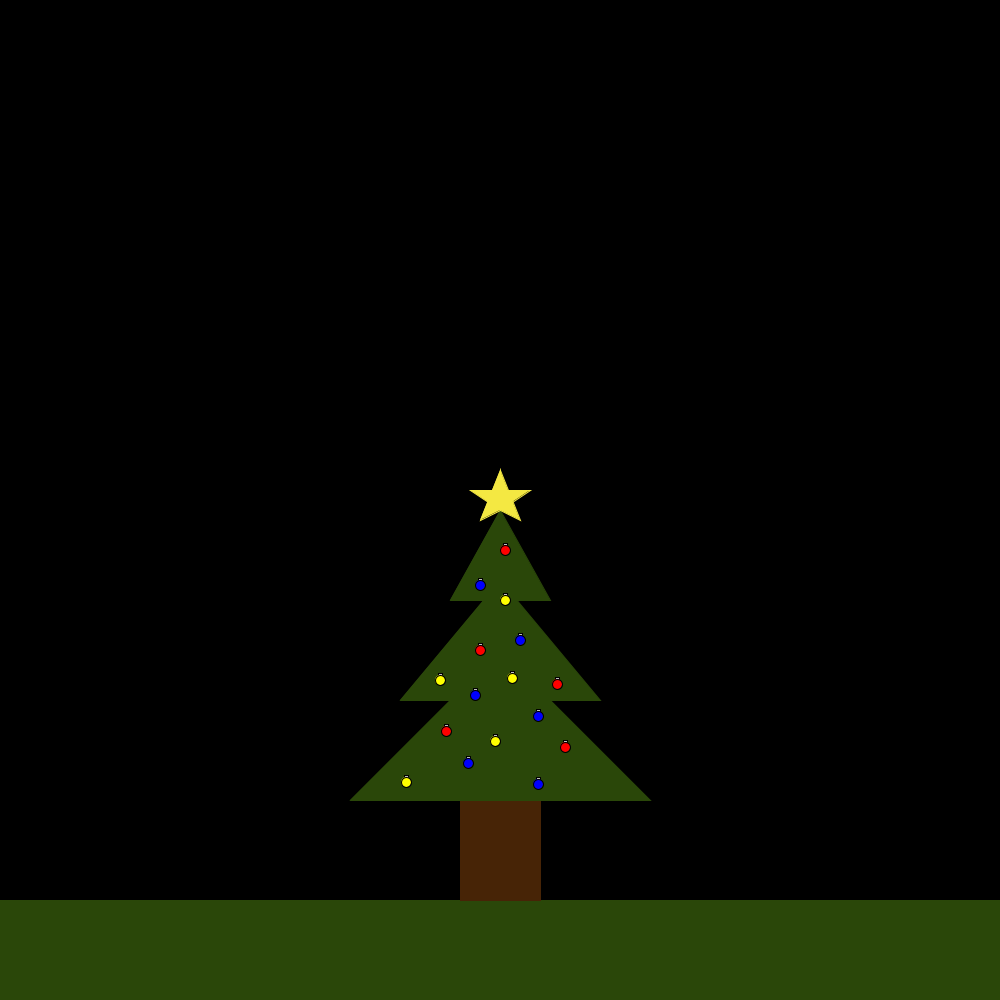
Frame 1 (no input)
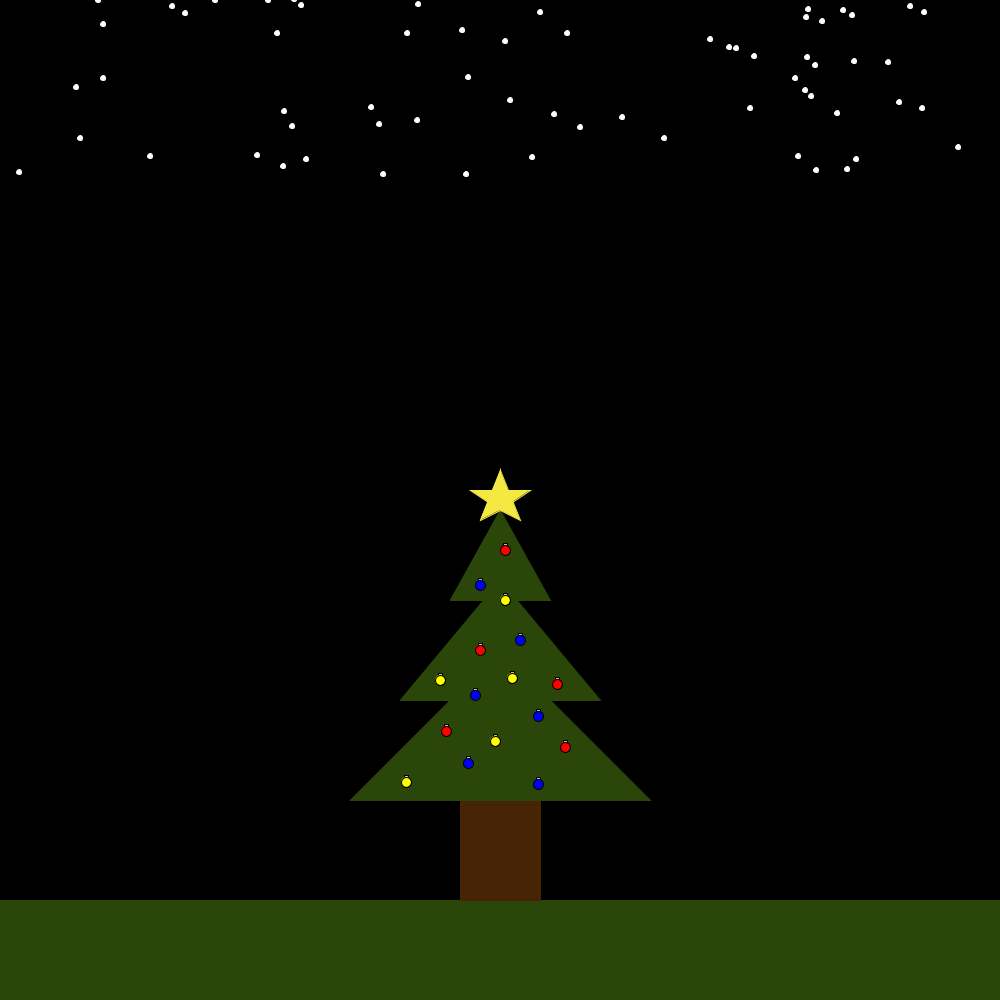
Frame 60 (the mouse pressed at the canvas centre just before this capture)
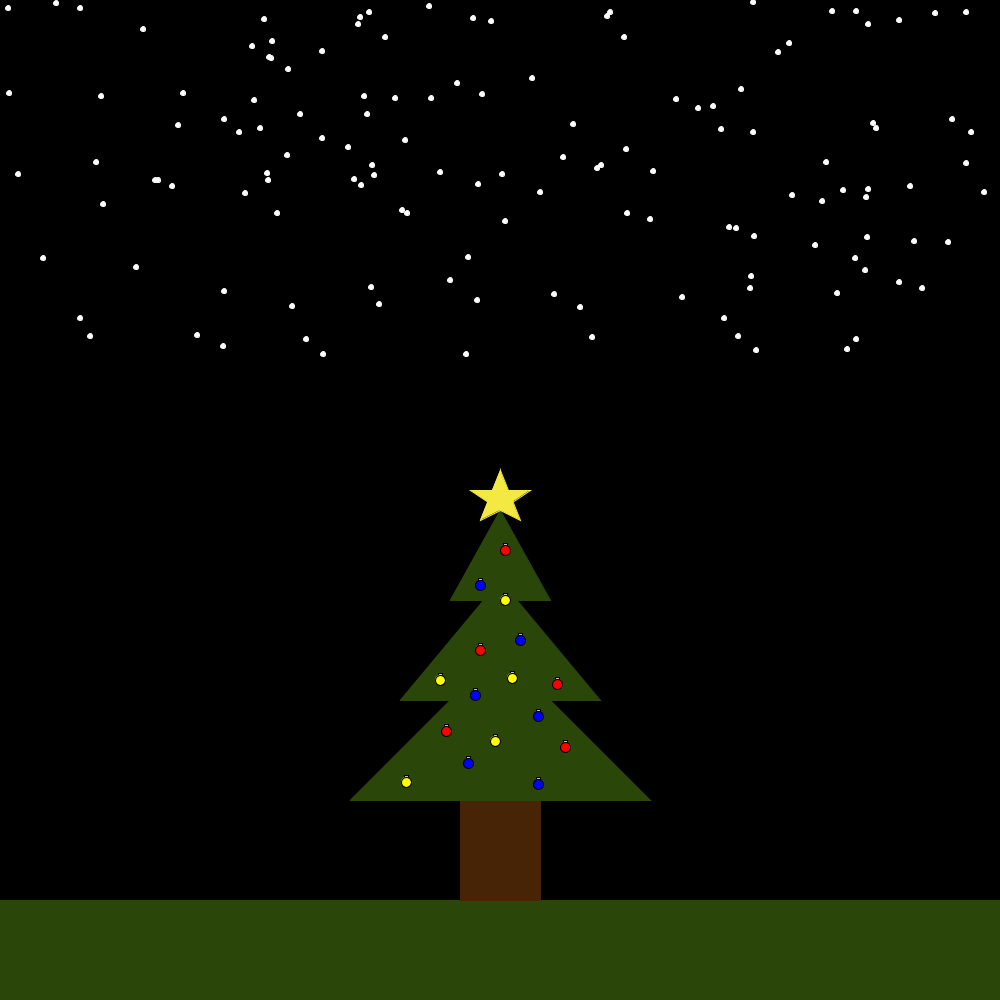
Frame 120 (the mouse held since frame 60 and released just before this capture)

The Processing sketch that drew these frames (run headless with seeded random() and noise(); from frame 60 on, the mouse is pressed at the canvas centre):

// Processing sketch: HolidayCard
// ── HolidayCard.pde
Snow[] storm = new Snow[1500];
Bulbs[] dec = {new Bulbs(480,585,2), new Bulbs(505,550,1), new Bulbs(505,600,3), new Bulbs(440,680,3), new Bulbs(480,650,1), new Bulbs(520,640,2),
new Bulbs(512, 678, 3), new Bulbs(475,695,2), new Bulbs(557,684,1), new Bulbs(538,716,2), new Bulbs(446,731,1), new Bulbs(495,741,3), new Bulbs(565,747,1),
new Bulbs(468,763,2), new Bulbs(406,782,3), new Bulbs(538,784,2)};

Star treetop = new Star(500,510);
SnowCover gcolor = new SnowCover();
Bulbs ltest;
Tree test;
int i;

void setup()
{
  size (1000,1000);
  background(0);
  frameRate(120);
  
  test = new Tree(500,850);
  //snowflake assingnment
  for(int i = 0; i < storm.length; i++)
    {
      storm[i] = new Snow( (int)random(0,1000), (int)random(-5000,0));
    }
}
//////////////////////////////////////////////////////
void draw()
{
  background(0);//reset the background to erase previous flake locations
  drawGround();
  test.drawTree();
  treetop.drawStar();
  drawBulbs();;for(i = 0; i < storm.length; i++)//for every snowflake
  {
      fill(255);
      storm[i].moveSnow(); //move them downward         
      groundcolor(); //and if the y position is at the bottom of the screen, incrament the cover counter
   }
  System.out.println(mouseX + "  " + mouseY);
}

/*//////////////////////////////////////////////////////
after this is just methods that are used to clean up the above code
//////////////////////////////////////////////////////*/

public void drawBulbs()//draws the bulb objects
{
  for(int i = 0; i < dec.length; i++){
    dec[i].drawBulb();
  }
}
//////////////////////////////////////////////////////
public void drawGround()//draws the ground
{
  setgroundfill();
  noStroke();
  rect(0,900,1000,100);
  //draw the rectangle at the botom of the screen
}
//////////////////////////////////////////////////////
public void setgroundfill()//sets the fill color of the ground
{
  fill( ( 42+gcolor.getCover() ), ( 71+gcolor.getCover() ), ( 9+gcolor.getCover() ) );
  //color of the ground is the ground cover variable plus the starting green ground
}
//////////////////////////////////////////////////////
public void groundcolor()
{
  if(storm[i].getY()==storm[i].getAlt()&&gcolor.getCover()<255){gcolor.moreSnow(1);}
}
//////////////////////////////////////////////////////
public void keyPressed()
{
  if (key == 'p') gcolor.setCover(0); //press p to shovel the snow
}

// ── Lights.pde
public class Bulbs{
  private int x;
  private int y;
  private color z;
  color red1 = #FF0000;
  color blue1 = #0000FF;
  color yellow1 = #FFFF00;
 
  public Bulbs(int a, int b, int c)
  {
    if(c == 1) z = red1;
    if(c == 2) z = blue1;
    if(c == 3) z = yellow1;
    x=a;y=b;
  }
  public void drawBulb()
  {
    fill(192,192,192);
    stroke(0);
    rect(x-2,y-7,4,4);
    fill(z);
    stroke(0);
    ellipse(x,y,10,10);  
  }
  
}

// ── NotSnow.pde
public class Snow{
  Wind snow = new Wind((int)random(-2,2));
  private int x = 0;
  private int y = 0;
  private int alt = (int)random(900,1000);
  
  public Snow(int a, int b){
    x = a;
    y = b;
  }//constructor
  
  public int getY(){
    return y;
  }
  
  public int getAlt(){
   return alt; 
  }
  void drawFlake(int c){
    ellipse(x,y,5,5);
    stroke(255);
    fill(c);
  }//drawFlake
  
  public void moveSnow(){
    drawFlake(255);
    y+=3;
    x+=snow.getSpeed();
    
    if(y==alt){}
    
    if(y>alt||x==0){
      y=0;
      x=(int)random(0,1000);
      snow.setSpeed((int)random(-2,2));
    }//if
  }//movesnow
  
}

// ── SnowCover.pde
public class SnowCover{
  public int cover = 0;
  public SnowCover(){}
  
  public void moreSnow(){
    cover++;
  }
  public void moreSnow(int c){
    cover = cover + c;
  }
  public int getCover(){
    return cover;
  }
  public void setCover(int i){
    cover = i;
  }
  
}

// ── Star.pde
public class Star
{
  private int x;
  private int y;
  private color starcolor = #f4e842;
  public Star(int a, int b)
  {
    x=a; y=b;
  }
  
  public void drawStar()
  {
    fill(starcolor);
    stroke(starcolor);
    triangle(x,y,x+30,y-20,x-30,y-20);
    triangle(x,y,x,y-40,x-20,y+10);
    triangle(x,y,x,y-40,x+20,y+10);
  }
}

// ── Tree.pde
public class Tree{
  private int x;
  private int y;
  public Tree(int x1, int y1){
    x = x1;
    y = y1;
  }
  
  public void drawTree(){
    stroke(71, 36, 6);
    fill(71, 36, 6);
    rect(x-40,y-50,80,100);//trunk
    fill(42, 71, 9);
    stroke(42,71,9);
    triangle(x-150,y-50,x+150,y-50,x,y-200);//bottom triangle
    triangle(x-100,y-150,x+100,y-150,x,y-270);//next triange
    triangle(x-50,y-250,x+50,y-250,x,y-340);//top triangle
    
  }
  
  
}//class

// ── Wind.pde
public class Wind{
  private double speed;
  
  public Wind(double s){
    speed = s;
  }
  
  public double getSpeed(){
    return speed;
  }
  
  public void setSpeed(double s){
    speed = s;
  }
  
  public void editSpeed(double s){
    speed += s;
  }
  
  public void velSwap(){
    if(speed > 0) while(speed != -1*(speed)) speed--;
    else while(speed != -1*speed) speed++;
  }
  
}//class
